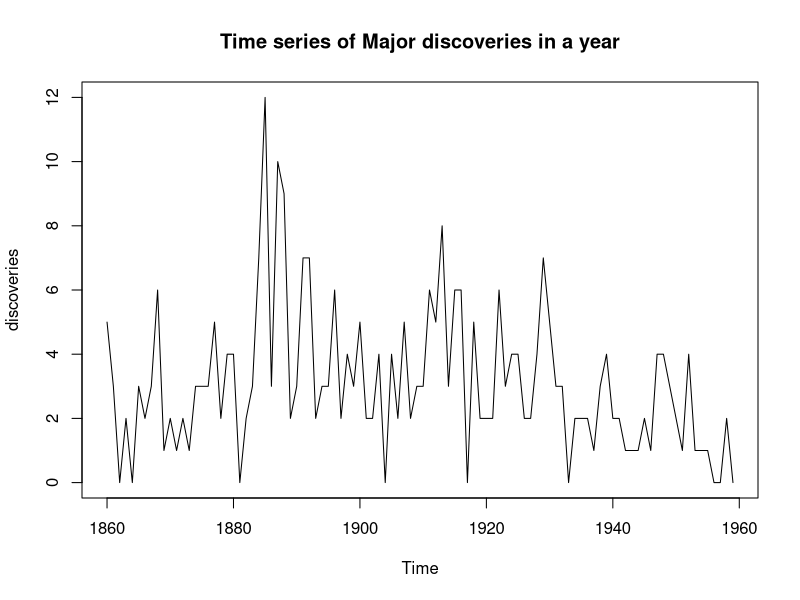
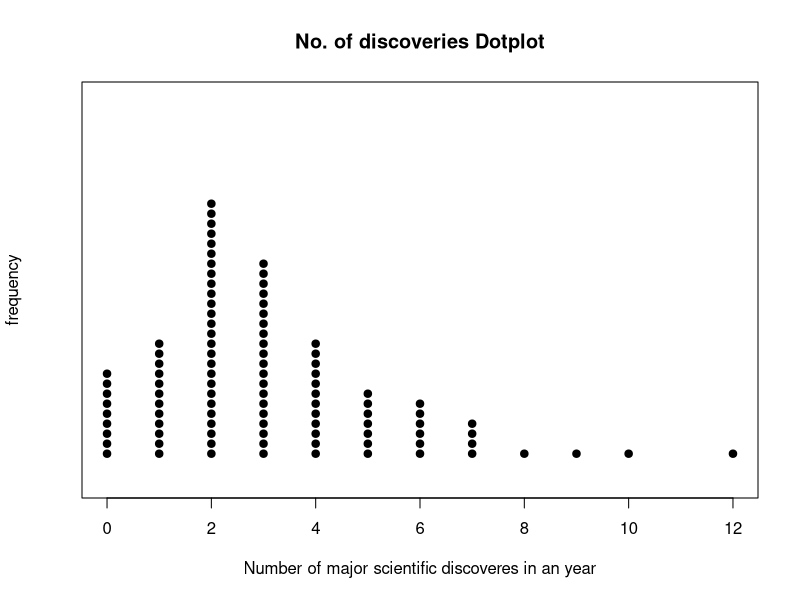

Generate these figures, in order, with R:
## ---- chunk 1

plot(discoveries, main = "Time series of Major discoveries in a year")

## ---- chunk 2
stripchart(discoveries, method = "stack", offset=.5, at = .15, pch = 19, main = "No. of discoveries Dotplot", xlab= "Number of major scientific discoveres in an year", ylab = "frequency")
